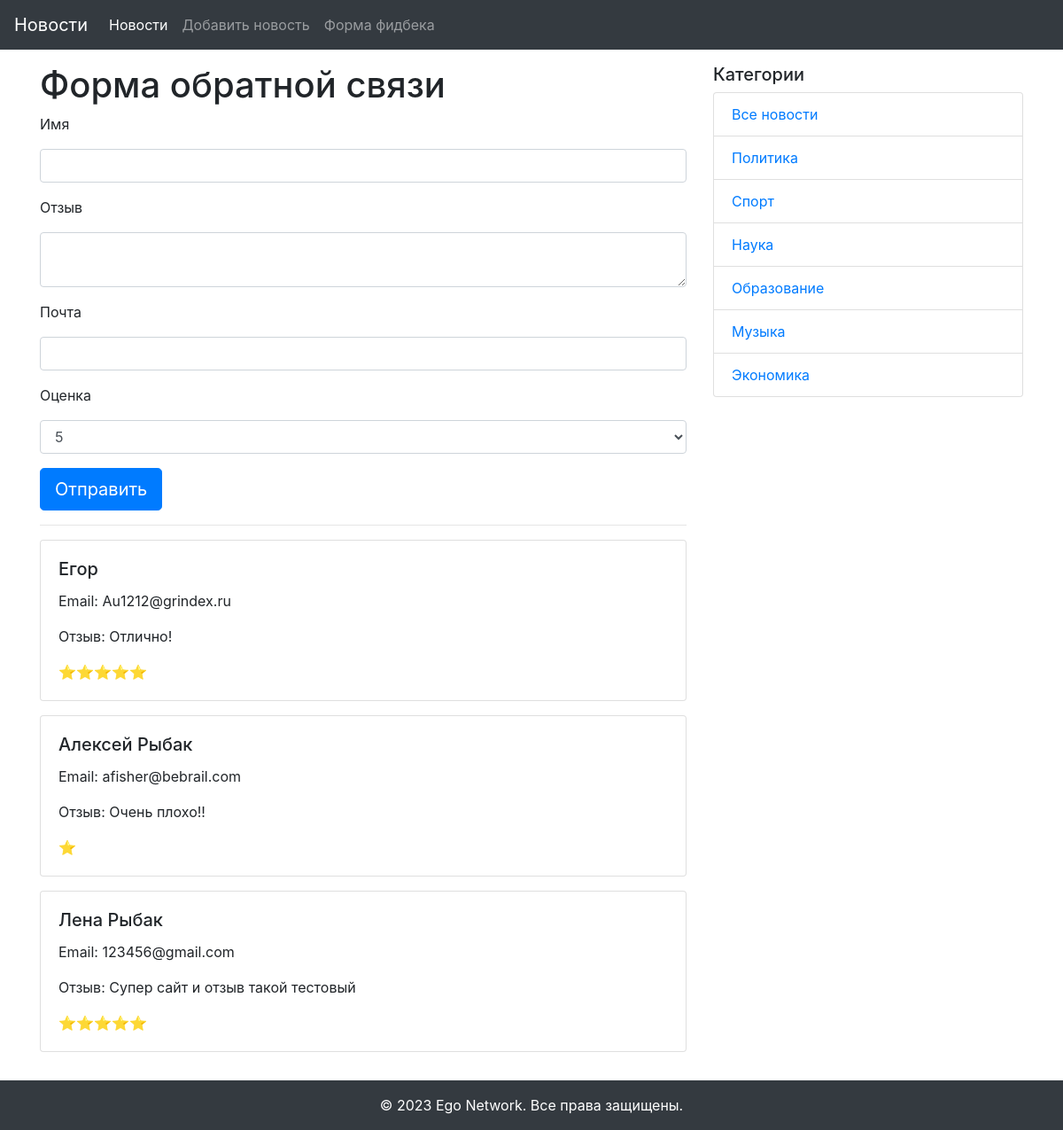
Screenshot of /feedbackform with the database file from the repository.
### app/models.py (models this page shows, shortened)
class Feedback(db.Model):
    id = db.Column(db.Integer, primary_key=True)
    name = db.Column(db.String(255), nullable=False)
    text = db.Column(db.Text, nullable=False)
    email = db.Column(db.String(64), nullable=False)
    rating = db.Column(db.Integer)

class Category(db.Model):
    id = db.Column(db.Integer, primary_key=True)
    title = db.Column(db.String(255), nullable=False)
    news = db.relationship('News',back_populates='category')

### app/views.py (the view, shortened to what this page needs)
def form():
    user_form = UserForm()
    сategory = Category.query.all()
    Feedback_comments = Feedback.query.all()
    return render_template("form.html", form=user_form,Feedback_comments=Feedback_comments,сategory=сategory)

### app/forms.py
class UserForm(FlaskForm):
    name = StringField('Имя', validators=[DataRequired(message="Поле не должо быть пустым")])
    text = TextAreaField('Отзыв', validators=[DataRequired(message="Поле не должо быть пустым")])
    email = EmailField('Почта', validators=[Optional()])
    rating = SelectField('Оценка', choices=[1, 2, 3, 4, 5], default=5)
    submit = SubmitField('Отправить')

### app/templates/form.html (shortened to what this page needs)
{% extends "base.html" %}
{% block content %}
    <form action="" method="post" novalidate>
        <div class="form-group">
            <h1>Форма обратной связи</h1>
            <label>{{ form.name.label }}</label>
            {{ form.name(class="form-control") }}
        </div>
        <div class="form-group">
            <label>{{ form.text.label }}</label>
            {{ form.text(class="form-control") }}
        </div>
        <div class="form-group">
            <label>{{ form.email.label }}</label>
            {{ form.email(class="form-control") }}
        </div>
        <div class="form-group">
            <label>{{ form.rating.label }}</label>
            {{ form.rating(class="form-control") }}
        </div>
        {{ form.submit(class="btn btn-primary btn-lg") }}
    </form>
<hr>
{% for comm in Feedback_comments %}
    <div class="card mb-3">
        <div class="card-body">
            <h5 class="card-title">{{ comm.name }}</h5>
            <p class="card-text">Email: {{ comm.email }}</p>
            <p class="card-text">Отзыв: {{ comm.text }}</p>
            <p class="card-text">{{ comm.rating*'⭐' }}</p>
        </div>
    </div>
{% endfor %}
{% endblock content %}

### app/templates/side_navigation.html
<div class="col-md-4">
          <h5>Категории</h5>
          <ul class="list-group">
            <li class="list-group-item"><a href="/">Все новости</a></li>
              {% for cat in сategory %}
              <li class="list-group-item"><a href="{{ url_for("category", id=cat.id) }}">{{cat.title}}</a></li>
              {% endfor %}
          </ul>
</div>

### rows the page displays
Feedback: name "Егор", email "Au1212@grindex.ru", text "Отлично!", rating "⭐⭐⭐⭐⭐"
Feedback: name "Алексей Рыбак", email "afisher@bebrail.com", text "Очень плохо!!", rating "⭐"
Feedback: name "Лена Рыбак", email "123456@gmail.com", text "Супер сайт и отзыв такой тестовый", rating "⭐⭐⭐⭐⭐"
Category: title "Политика"
Category: title "Спорт"
Category: title "Наука"
Category: title "Образование"
Category: title "Музыка"
Category: title "Экономика"
